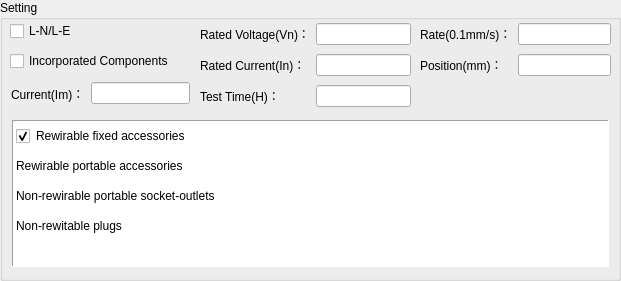
    <widget class="QGroupBox" name="groupBox_33">
     <property name="geometry">
      <rect>
       <x>30</x>
       <y>120</y>
       <width>621</width>
       <height>281</height>
      </rect>
     </property>
     <property name="font">
      <font>
       <weight>50</weight>
       <bold>false</bold>
      </font>
     </property>
     <property name="styleSheet">
      <string notr="true"/>
     </property>
     <property name="title">
      <string>Setting</string>
     </property>
     <widget class="QTableWidget" name="tableWidget_6">
      <property name="geometry">
       <rect>
        <x>12</x>
        <y>120</y>
        <width>597</width>
        <height>147</height>
       </rect>
      </property>
      <property name="layoutDirection">
       <enum>Qt::LeftToRight</enum>
      </property>
      <property name="autoFillBackground">
       <bool>true</bool>
      </property>
      <property name="frameShape">
       <enum>QFrame::Panel</enum>
      </property>
      <property name="frameShadow">
       <enum>QFrame::Sunken</enum>
      </property>
      <property name="lineWidth">
       <number>1</number>
      </property>
      <property name="midLineWidth">
       <number>0</number>
      </property>
      <property name="verticalScrollBarPolicy">
       <enum>Qt::ScrollBarAsNeeded</enum>
      </property>
      <property name="horizontalScrollBarPolicy">
       <enum>Qt::ScrollBarAsNeeded</enum>
      </property>
      <property name="sizeAdjustPolicy">
       <enum>QAbstractScrollArea::AdjustIgnored</enum>
      </property>
      <property name="autoScrollMargin">
       <number>16</number>
      </property>
      <property name="selectionMode">
       <enum>QAbstractItemView::SingleSelection</enum>
      </property>
      <property name="selectionBehavior">
       <enum>QAbstractItemView::SelectItems</enum>
      </property>
      <property name="showGrid">
       <bool>false</bool>
      </property>
      <property name="gridStyle">
       <enum>Qt::NoPen</enum>
      </property>
      <property name="sortingEnabled">
       <bool>false</bool>
      </property>
      <attribute name="horizontalHeaderVisible">
       <bool>false</bool>
      </attribute>
      <attribute name="horizontalHeaderCascadingSectionResizes">
       <bool>false</bool>
      </attribute>
      <attribute name="horizontalHeaderDefaultSectionSize">
       <number>297</number>
      </attribute>
      <attribute name="horizontalHeaderHighlightSections">
       <bool>false</bool>
      </attribute>
      <attribute name="horizontalHeaderMinimumSectionSize">
       <number>25</number>
      </attribute>
      <attribute name="horizontalHeaderShowSortIndicator" stdset="0">
       <bool>false</bool>
      </attribute>
      <attribute name="horizontalHeaderStretchLastSection">
       <bool>false</bool>
      </attribute>
      <attribute name="verticalHeaderVisible">
       <bool>false</bool>
      </attribute>
      <attribute name="verticalHeaderCascadingSectionResizes">
       <bool>false</bool>
      </attribute>
      <attribute name="verticalHeaderHighlightSections">
       <bool>false</bool>
      </attribute>
      <attribute name="verticalHeaderMinimumSectionSize">
       <number>25</number>
      </attribute>
      <attribute name="verticalHeaderShowSortIndicator" stdset="0">
       <bool>false</bool>
      </attribute>
      <attribute name="verticalHeaderStretchLastSection">
       <bool>false</bool>
      </attribute>
      <row>
       <property name="text">
        <string>01</string>
       </property>
      </row>
      <row>
       <property name="text">
        <string>02</string>
       </property>
      </row>
      <row>
       <property name="text">
        <string>03</string>
       </property>
      </row>
      <row>
       <property name="text">
        <string>04</string>
       </property>
      </row>
      <column>
       <property name="text">
        <string>Type</string>
       </property>
      </column>
      <column>
       <property name="text">
        <string>Wire area</string>
       </property>
      </column>
      <item row="0" column="0">
       <property name="text">
        <string>Rewirable fixed accessories</string>
       </property>
       <property name="textAlignment">
        <set>AlignLeading|AlignVCenter</set>
       </property>
       <property name="checkState">
        <enum>Checked</enum>
       </property>
       <property name="flags">
        <set>ItemIsSelectable|ItemIsUserCheckable|ItemIsEnabled</set>
       </property>
      </item>
      <item row="0" column="1">
       <property name="text">
        <string/>
       </property>
       <property name="flags">
        <set>NoItemFlags</set>
       </property>
      </item>
      <item row="1" column="0">
       <property name="text">
        <string>Rewirable portable accessories</string>
       </property>
       <property name="textAlignment">
        <set>AlignLeading|AlignVCenter</set>
       </property>
       <property name="checkState">
        <enum>Unchecked</enum>
       </property>
       <property name="flags">
        <set>ItemIsSelectable|ItemIsUserCheckable|ItemIsEnabled</set>
       </property>
      </item>
      <item row="1" column="1">
       <property name="text">
        <string/>
       </property>
       <property name="flags">
        <set>NoItemFlags</set>
       </property>
      </item>
      <item row="2" column="0">
       <property name="text">
        <string>Non-rewirable portable socket-outlets</string>
       </property>
       <property name="textAlignment">
        <set>AlignLeading|AlignVCenter</set>
       </property>
       <property name="checkState">
        <enum>Unchecked</enum>
       </property>
       <property name="flags">
        <set>ItemIsSelectable|ItemIsUserCheckable|ItemIsEnabled</set>
       </property>
      </item>
      <item row="2" column="1">
       <property name="text">
        <string/>
       </property>
       <property name="toolTip">
        <string>0.5/0.75/1/1.5</string>
       </property>
       <property name="textAlignment">
        <set>AlignCenter</set>
       </property>
       <property name="flags">
        <set>ItemIsSelectable|ItemIsEditable|ItemIsUserCheckable|ItemIsEnabled</set>
       </property>
      </item>
      <item row="3" column="0">
       <property name="text">
        <string>Non-rewitable plugs</string>
       </property>
       <property name="textAlignment">
        <set>AlignLeading|AlignVCenter</set>
       </property>
       <property name="checkState">
        <enum>Unchecked</enum>
       </property>
       <property name="flags">
        <set>ItemIsSelectable|ItemIsUserCheckable|ItemIsEnabled</set>
       </property>
      </item>
      <item row="3" column="1">
       <property name="text">
        <string/>
       </property>
       <property name="toolTip">
        <string>Tinsel/0.5/0.75/1/1.5</string>
       </property>
       <property name="textAlignment">
        <set>AlignCenter</set>
       </property>
       <property name="flags">
        <set>ItemIsSelectable|ItemIsEditable|ItemIsUserCheckable|ItemIsEnabled</set>
       </property>
      </item>
     </widget>
     <widget class="QWidget" name="gridLayoutWidget_8">
      <property name="geometry">
       <rect>
        <x>200</x>
        <y>20</y>
        <width>211</width>
        <height>91</height>
       </rect>
      </property>
      <layout class="QGridLayout" name="gridLayout_24">
       <item row="0" column="0">
        <widget class="QLabel" name="label_14">
         <property name="styleSheet">
          <string notr="true"/>
         </property>
         <property name="text">
          <string>Rated Voltage(Vn)：</string>
         </property>
         <property name="alignment">
          <set>Qt::AlignLeading|Qt::AlignLeft|Qt::AlignVCenter</set>
         </property>
        </widget>
       </item>
       <item row="1" column="0">
        <widget class="QLabel" name="label_15">
         <property name="styleSheet">
          <string notr="true"/>
         </property>
         <property name="text">
          <string>Rated Current(In)：</string>
         </property>
         <property name="alignment">
          <set>Qt::AlignLeading|Qt::AlignLeft|Qt::AlignVCenter</set>
         </property>
        </widget>
       </item>
       <item row="2" column="0">
        <widget class="QLabel" name="label_16">
         <property name="styleSheet">
          <string notr="true"/>
         </property>
         <property name="text">
          <string>Test Time(H)：</string>
         </property>
         <property name="alignment">
          <set>Qt::AlignLeading|Qt::AlignLeft|Qt::AlignVCenter</set>
         </property>
        </widget>
       </item>
       <item row="0" column="1">
        <widget class="QLineEdit" name="lineEditVn">
         <property name="toolTip">
          <string>130/250/440(V)</string>
         </property>
         <property name="alignment">
          <set>Qt::AlignLeading|Qt::AlignLeft|Qt::AlignVCenter</set>
         </property>
        </widget>
       </item>
       <item row="1" column="1">
        <widget class="QLineEdit" name="lineEditIn">
         <property name="toolTip">
          <string>0-32(A)</string>
         </property>
         <property name="alignment">
          <set>Qt::AlignLeading|Qt::AlignLeft|Qt::AlignVCenter</set>
         </property>
        </widget>
       </item>
       <item row="2" column="1">
        <widget class="QLineEdit" name="lineEditH">
         <property name="toolTip">
          <string>H</string>
         </property>
         <property name="alignment">
          <set>Qt::AlignLeading|Qt::AlignLeft|Qt::AlignVCenter</set>
         </property>
        </widget>
       </item>
      </layout>
     </widget>
     <widget class="QWidget" name="gridLayoutWidget_9">
      <property name="geometry">
       <rect>
        <x>420</x>
        <y>20</y>
        <width>191</width>
        <height>61</height>
       </rect>
      </property>
      <layout class="QGridLayout" name="gridLayout_25">
       <item row="1" column="0">
        <widget class="QLabel" name="label_18">
         <property name="styleSheet">
          <string notr="true"/>
         </property>
         <property name="text">
          <string>Position(mm)：</string>
         </property>
         <property name="alignment">
          <set>Qt::AlignLeading|Qt::AlignLeft|Qt::AlignVCenter</set>
         </property>
        </widget>
       </item>
       <item row="0" column="0">
        <widget class="QLabel" name="label_17">
         <property name="styleSheet">
          <string notr="true"/>
         </property>
         <property name="text">
          <string>Rate(0.1mm/s)：</string>
         </property>
         <property name="alignment">
          <set>Qt::AlignLeading|Qt::AlignLeft|Qt::AlignVCenter</set>
         </property>
        </widget>
       </item>
       <item row="0" column="1">
        <widget class="QLineEdit" name="lineEditRate">
         <property name="toolTip">
          <string>mm/s</string>
         </property>
         <property name="styleSheet">
          <string notr="true"/>
         </property>
         <property name="text">
          <string/>
         </property>
         <property name="maxLength">
          <number>3</number>
         </property>
         <property name="alignment">
          <set>Qt::AlignLeading|Qt::AlignLeft|Qt::AlignVCenter</set>
         </property>
        </widget>
       </item>
       <item row="1" column="1">
        <widget class="QLineEdit" name="lineEditPosition">
         <property name="toolTip">
          <string>mm</string>
         </property>
         <property name="text">
          <string/>
         </property>
         <property name="maxLength">
          <number>3</number>
         </property>
         <property name="alignment">
          <set>Qt::AlignLeading|Qt::AlignLeft|Qt::AlignVCenter</set>
         </property>
        </widget>
       </item>
      </layout>
     </widget>
     <widget class="QWidget" name="layoutWidget">
      <property name="geometry">
       <rect>
        <x>11</x>
        <y>77</y>
        <width>179</width>
        <height>33</height>
       </rect>
      </property>
      <layout class="QHBoxLayout" name="horizontalLayout_4">
       <item>
        <widget class="QLabel" name="labelIm">
         <property name="styleSheet">
          <string notr="true"/>
         </property>
         <property name="text">
          <string>Current(Im)：</string>
         </property>
         <property name="alignment">
          <set>Qt::AlignLeading|Qt::AlignLeft|Qt::AlignVCenter</set>
         </property>
        </widget>
       </item>
       <item>
        <widget class="QLineEdit" name="lineEditIm">
         <property name="minimumSize">
          <size>
           <width>0</width>
           <height>21</height>
          </size>
         </property>
         <property name="toolTip">
          <string>A</string>
         </property>
         <property name="text">
          <string/>
         </property>
         <property name="alignment">
          <set>Qt::AlignLeading|Qt::AlignLeft|Qt::AlignVCenter</set>
         </property>
        </widget>
       </item>
      </layout>
     </widget>
     <widget class="QCheckBox" name="checkBoxIC">
      <property name="geometry">
       <rect>
        <x>10</x>
        <y>50</y>
        <width>181</width>
        <height>22</height>
       </rect>
      </property>
      <property name="text">
       <string>Incorporated Components</string>
      </property>
     </widget>
     <widget class="QCheckBox" name="checkBoxSwitch">
      <property name="geometry">
       <rect>
        <x>10</x>
        <y>20</y>
        <width>181</width>
        <height>22</height>
       </rect>
      </property>
      <property name="text">
       <string>L-N/L-E</string>
      </property>
      <property name="checked">
       <bool>false</bool>
      </property>
     </widget>
    </widget>
